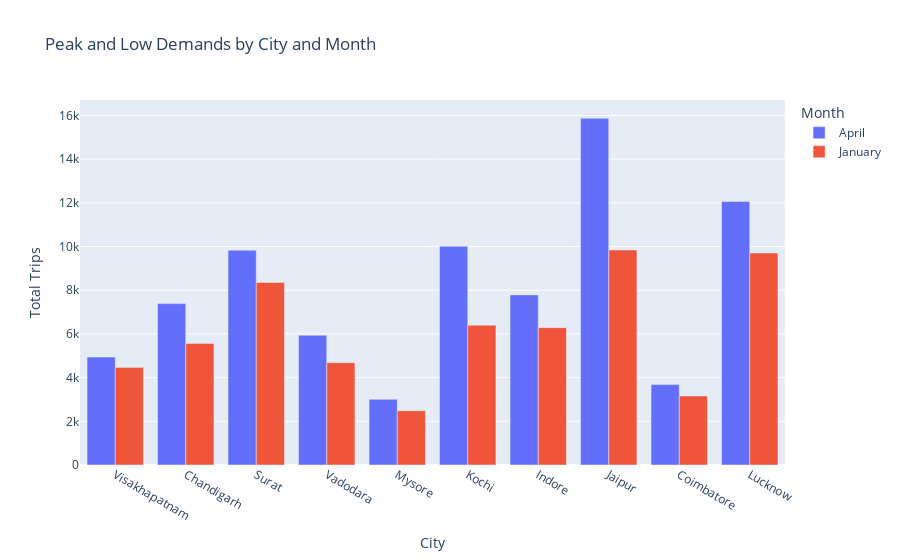

Here is the notebook cell this chart was saved with:
### Markdown cell above
### Peak and Low Demand Months by City

### Code cell
fact_trips_with_month = pd.merge(fact_trips,dim_date,
                                  on = 'date',
                                  how = 'left')
fact_trips_with_month = fact_trips_with_month.rename(columns={"start_of_month": "month"})
grouped_data = fact_trips_with_month.groupby(['city_id', 'month_name']).agg(total_trips=('trip_id', 'count')).reset_index()

# Identify the month with the highest and lowest trips for each city
peak_demand = grouped_data.loc[grouped_data.groupby('city_id')['total_trips'].idxmax()]
low_demand = grouped_data.loc[grouped_data.groupby('city_id')['total_trips'].idxmin()]

# Merge the peak and low demand data
peak_and_low_demand = pd.merge(peak_demand, low_demand, on='city_id', suffixes=('_peak', '_low'))

# Display the result
peak_and_low_demand = peak_and_low_demand[['city_id', 'month_name_peak', 'total_trips_peak', 'month_name_low', 'total_trips_low']]
peak_and_low_demand = peak_and_low_demand.merge(dim_city,on='city_id')

# Reshape the data so that each row corresponds to either peak or low demand
side_by_side_data = peak_and_low_demand.melt(
    id_vars=['city_name'],  # Keep city_name as an identifier
    value_vars=['total_trips_peak', 'total_trips_low'],  # Reshape the total trip counts
    var_name='demand_type',  # This will indicate peak or low demand
    value_name='total_trips'  # This column will hold the trip counts
)

# Now, create the corresponding month names for each demand type
side_by_side_data['month'] = side_by_side_data['demand_type'].apply(
    lambda x: peak_and_low_demand['month_name_peak'].values[0] if x == 'total_trips_peak' 
    else peak_and_low_demand['month_name_low'].values[0]
)

# Create the side-by-side bar chart
fig_side_by_side_demand = px.bar(
    side_by_side_data,
    x="city_name",
    y="total_trips",
    color="month",  # Color by month
    title="Peak and Low Demands by City and Month",
    labels={"city_name": "City", "total_trips": "Total Trips", "month": "Month"},
    barmode="group",  # Display side-by-side bars
)

fig_side_by_side_demand.show()

### Figure 1 — Plotly figure (JSON) as saved in the notebook; plotly's stock layout.template omitted (floating-point values rounded to 4 significant figures)
{"data": [{"alignmentgroup": "True", "hovertemplate": "Month=April<br>City=%{x}<br>Total Trips=%{y}<extra></extra>", "legendgroup": "April", "marker": {"color": "#636efa", "pattern": {"shape": ""}}, "name": "April", "offsetgroup": "April", "orientation": "v", "showlegend": true, "textposition": "auto", "type": "bar", "x": ["Visakhapatnam", "Chandigarh", "Surat", "Vadodara", "Mysore", "Kochi", "Indore", "Jaipur", "Coimbatore", "Lucknow"], "xaxis": "x", "y": [4938, 7387, 9831, 5941, 3007, 10014, 7787, 15872, 3680, 12060], "yaxis": "y"}, {"alignmentgroup": "True", "hovertemplate": "Month=January<br>City=%{x}<br>Total Trips=%{y}<extra></extra>", "legendgroup": "January", "marker": {"color": "#EF553B", "pattern": {"shape": ""}}, "name": "January", "offsetgroup": "January", "orientation": "v", "showlegend": true, "textposition": "auto", "type": "bar", "x": ["Visakhapatnam", "Chandigarh", "Surat", "Vadodara", "Mysore", "Kochi", "Indore", "Jaipur", "Coimbatore", "Lucknow"], "xaxis": "x", "y": [4468, 5566, 8358, 4685, 2485, 6399, 6288, 9842, 3158, 9705], "yaxis": "y"}], "layout": {"autosize": true, "barmode": "group", "legend": {"title": {"text": "Month"}, "tracegroupgap": 0}, "title": {"text": "Peak and Low Demands by City and Month"}, "xaxis": {"anchor": "y", "autorange": true, "domain": [0, 1], "range": [-0.5, 9.5], "title": {"text": "City"}, "type": "category"}, "yaxis": {"anchor": "x", "autorange": true, "domain": [0, 1], "range": [0, 16710.0], "title": {"text": "Total Trips"}, "type": "linear"}}}
